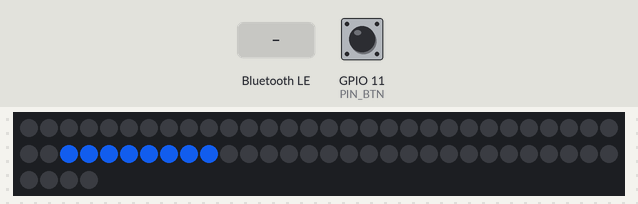
Recording of a sketch running on a simulated ESP32-S3. On the bench: 64 RGB LEDs in strip order, left to right, continuing on the next row. The inputs (shaded band) are chosen by the test bench; at power-on: GPIO 11 (PIN_BTN) HIGH. Dim RGB values are drawn brighter than linear; WiFi joins after 1.5 s; servers stay silent unless stated; random numbers use the default seed unless the sketch sets one; nothing arrives over Bluetooth unless stated; a phone connects over Bluetooth LE 3 s after start; what the sketch prints to the serial monitor is not drawn.

Above: at 1.2 s.
1.3 s: Bluetooth LE write "1" received
At 1.74 s:
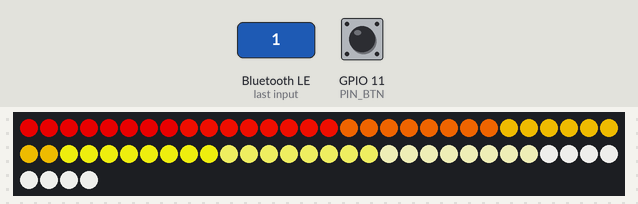
3.9 s: GPIO 11 (PIN_BTN) pulled LOW for 1 s
At 4.15 s:
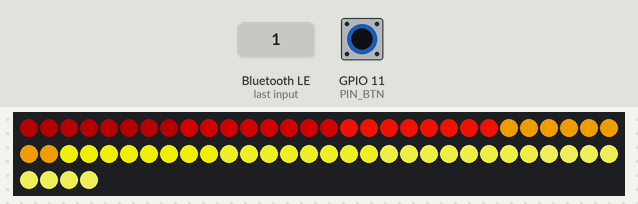
At 6.98 s:
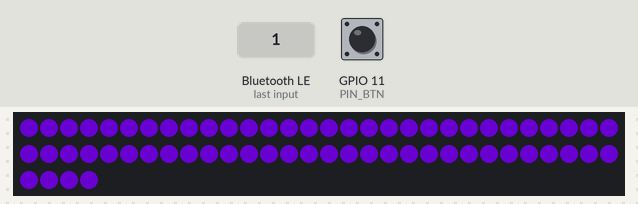
Timing chart, 0 to 8.5 s (numbered marks = the images above; inputs shaded):
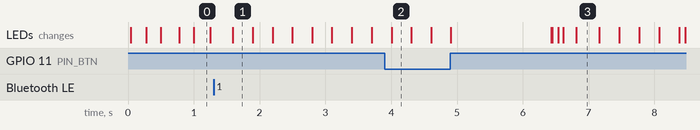

The sketch:

SprintBeaconLidarOnlyFInalWorkingVersion1.0.ino
```cpp
/*
  Lidar_Beacon – ESP32-S3 Zero (single-beacon sprint timer)
  - OTA hostname: "Lidar_Beacon"
  - BLE: same UUIDs; write {"arm":1} to start randomized (2–5s) countdown
  - TF-Luna finish on UART2 (RX=13, TX=12), XT-S1 status on UART1 (RX=44, TX=43)
  - WS2812 8x8 on GPIO10 (use 74AHCT125 level shifter + 330Ω + 1000µF)
  - Button on GPIO11: short<1s=reset, long>=2s=enter OTA
*/

#define FASTLED_RMT_MAX_CHANNELS 1   // keep RMT free/stable on ESP32-S3
#define FASTLED_ESP32_FLASH_LOCK 1   // safety with flash/OTA

#include <WiFi.h>
#include <ArduinoOTA.h>
#include <NimBLEDevice.h>
#include <FastLED.h>
#include "secrets.h"  // WIFI_SSID, WIFI_PASS

// ===== Pins =====
static const int PIN_BTN  = 11;
static const int PIN_LEDS = 10;
static const int NUM_LEDS = 64;

HardwareSerial LUNA(2);   // TF-Luna (finish)
HardwareSerial XT(1);     // XT-S1   (status)
static const int LUNA_RX = 13;
static const int LUNA_TX = 12;
static const int XT_RX   = 44;
static const int XT_TX   = 43;
static const int LIDAR_BAUD = 115200;
// Clamp the TF-Luna background to 6 ft (183 cm)
static const uint16_t BASELINE_MAX_CM = 1830;

// ===== LEDs =====
CRGB leds[NUM_LEDS];

// ===== OTA =====
static const char* OTA_HOSTNAME = "Lidar_Beacon";
static const char* OTA_PASSWORD = "U";
static bool gOTA     = false;  // true once ArduinoOTA.begin() has been called
static bool bootOTA  = false;  // set true if button is held low during the 250ms boot window

// ===== BLE UUIDs (compat) =====
#define UUID_SERVICE        "b8c7f3f4-4b9f-4a5b-9c39-36c6b4c7e0a1"
#define UUID_CHAR_STATUS    "b8c7f3f4-4b9f-4a5b-9c39-36c6b4c7e0b2"
#define UUID_CHAR_CONTROL   "b8c7f3f4-4b9f-4a5b-9c39-36c6b4c7e0c3"
#define UUID_CHAR_RANGE     "b8c7f3f4-4b9f-4a5b-9c39-36c6b4c7e0d4"
#define UUID_CHAR_SPRINT    "b8c7f3f4-4b9f-4a5b-9c39-36c6b4c7e0f6"

static NimBLEServer*         bleServer   = nullptr;
static NimBLEService*        bleService  = nullptr;
static NimBLECharacteristic* chStatus    = nullptr;
static NimBLECharacteristic* chControl   = nullptr;
static NimBLECharacteristic* chRange     = nullptr;
static NimBLECharacteristic* chSprint    = nullptr;
static NimBLEAdvertising*    bleAdv      = nullptr;
static volatile bool         bleClientConnected = false;

// ===== State =====
enum class Phase : uint8_t { STANDBY, ARMED, COUNTDOWN, RUNNING, FINISHED };
static Phase   phase = Phase::STANDBY;
static uint32_t tPhaseStart = 0;
static uint32_t runStartMs  = 0;
static uint32_t sprintMs    = 0;
static uint32_t countdownTargetMs = 0;
static const uint32_t COUNTDOWN_MIN_MS = 2000;
static const uint32_t COUNTDOWN_MAX_MS = 5000;
static uint16_t finishTripMm = 1400;  // TF-Luna trip threshold

static uint32_t btnPressAt = 0;
static int32_t  luna_mm = -1;
static int32_t  xt_cm   = -1;
static volatile bool armRequested = false;

// ---- Finish detection (2 ft ~ 610 mm) with debounce & hysteresis ----
static const uint16_t FINISH_NEAR_MM = 61;  // <= this is a "pass by"
static const uint16_t FINISH_FAR_MM  = 80;  // must be above this before we allow a new "near"

static const uint8_t  BELOW_CONSEC_REQUIRED = 2;  // consecutive frames below NEAR to trigger
static const uint8_t  ABOVE_CONSEC_REQUIRED = 2;  // consecutive frames above FAR to re-arm

// Thresholds in CENTIMETERS
static const uint16_t MIN_ABS_CM   = 1;   // = 10 mm minimum absolute change
static const uint16_t MIN_DROP_CM  = 10;  // ≈ half a human body width (~46 cm / 18")
static uint16_t baseline_cm = 0;

static uint8_t belowConsec = 0;
static uint8_t aboveConsec = ABOVE_CONSEC_REQUIRED;  // start "armed"
static bool    nearArmed   = true;   // we only trigger when we're re-armed
static uint32_t runIgnoreUntilMs = 0; // small grace window after RUNNING starts


// ---- Modbus helpers for XT-S1 on UART1 (kept light and paused during timing) ----
static const uint8_t  MB_DEV_ID     = 0x01;
static const uint32_t MB_POLL_MS    = 250;   // light background load
static const uint32_t MB_RX_TIMEOUT = 12;    // fast-fail

static uint16_t mb_crc16(const uint8_t* d, size_t n){
  uint16_t c=0xFFFF;
  for(size_t i=0;i<n;i++){
    c ^= d[i];
    for(int b=0;b<8;b++) c = (c & 1) ? (c >> 1) ^ 0xA001 : (c >> 1);
  }
  return c;
}
static bool mb_txrx(const uint8_t* req, size_t rlen, uint8_t* rx, size_t& xlen, uint32_t to){
  while (XT.available()) XT.read();
  XT.write(req, rlen); XT.flush();
  uint32_t t0 = millis(); size_t i = 0;
  while ((millis() - t0) < to){
    while (XT.available()){
      if (i < xlen) rx[i++] = (uint8_t)XT.read();
    }
  }
  xlen = i;
  return i >= 5;
}
static bool mb_read_regs(uint8_t dev,uint8_t func,uint16_t reg,uint16_t cnt,uint8_t* data,uint8_t& nbytes){
  uint8_t req[8]={dev,func,(uint8_t)(reg>>8),(uint8_t)reg,(uint8_t)(cnt>>8),(uint8_t)cnt,0,0};
  uint16_t crc=mb_crc16(req,6); req[6]=crc&0xFF; req[7]=crc>>8;
  uint8_t rx[64]; size_t x=sizeof(rx);
  if(!mb_txrx(req,sizeof(req),rx,x,MB_RX_TIMEOUT)) return false;
  if(x<5) return false;
  uint16_t rxcrc=rx[x-2]|(rx[x-1]<<8);
  if(mb_crc16(rx,x-2)!=rxcrc) return false;
  if(rx[0]!=dev || rx[1]==(func|0x80) || rx[1]!=func) return false;
  uint8_t bc=rx[2]; if(bc!=cnt*2) return false;
  memcpy(data,rx+3,bc); nbytes=bc; return true;
}
static bool mb_write_u16(uint8_t dev,uint16_t reg,uint16_t val){
  uint8_t req[8]={dev,0x06,(uint8_t)(reg>>8),(uint8_t)reg,(uint8_t)(val>>8),(uint8_t)val,0,0};
  uint16_t crc=mb_crc16(req,6); req[6]=crc&0xFF; req[7]=crc>>8;
  uint8_t rx[16]; size_t x=sizeof(rx);
  if(!mb_txrx(req,sizeof(req),rx,x,MB_RX_TIMEOUT)) return false;
  if(x<8) return false;
  uint16_t rxcrc=rx[x-2]|(rx[x-1]<<8);
  return (mb_crc16(rx,x-2)==rxcrc && rx[0]==dev && rx[1]==0x06);
}


// ===== Helpers =====
static inline uint16_t clampU16(int v){ return (v<0)?0: (v>65535?65535:(uint16_t)v); }

// ===== BLE callbacks =====
class SvrCB : public NimBLEServerCallbacks {
 public:
  void onConnect(NimBLEServer* s) { (void)s; bleClientConnected = true; }
  void onConnect(NimBLEServer* s, ble_gap_conn_desc* /*desc*/) { onConnect(s); }
  void onDisconnect(NimBLEServer* s) { bleClientConnected = false; if (s) s->startAdvertising(); }
};

// Robust control write with Serial logging + ACK on STATUS
class CtrlCB : public NimBLECharacteristicCallbacks {
public:
  void onWrite(NimBLECharacteristic* c) { handleWrite(c); }
  void onWrite(NimBLECharacteristic* c, NimBLEConnInfo& /*ci*/) { handleWrite(c); }
private:
  void handleWrite(NimBLECharacteristic* c) {
    if (!c) return;
    std::string v = c->getValue();
    Serial.printf("[BLE] CONTROL write (%u bytes): %s\n", (unsigned)v.size(), v.c_str());

    bool shouldArm = !v.empty();
    if (shouldArm && v.find("\"arm\"") != std::string::npos) {
      if (v.find(":1") == std::string::npos && v.find("true") == std::string::npos) {
        shouldArm = false;
      }
    }
    if (shouldArm) {
      armRequested = true;
      if (chStatus) {
        char js[160];
        const uint32_t now = millis();
        snprintf(js, sizeof(js), "{\"ack\":\"arm\",\"t_ms\":%lu,\"phase\":%u}",
                 (unsigned long)now, (unsigned)phase);
        chStatus->setValue((uint8_t*)js, strlen(js));
        if (bleClientConnected) chStatus->notify();
      }
    }
  }
};

// ===== OTA helpers =====
static void startOTAOnce() {
  if (gOTA) return;
  ArduinoOTA.setHostname(OTA_HOSTNAME);
  ArduinoOTA.setPassword(OTA_PASSWORD);
  ArduinoOTA.begin();
  gOTA = true;
}

static void startWiFiForOTA() {
  WiFi.mode(WIFI_STA);
  WiFi.persistent(false);
  WiFi.setSleep(false);
  WiFi.begin(WIFI_SSID, WIFI_PASS);
  uint32_t t0 = millis();
  while (WiFi.status() != WL_CONNECTED && millis() - t0 < 12000) delay(100);
  if (WiFi.status() != WL_CONNECTED) {
    String ssid = String("LidarBeacon-") + String((uint32_t)ESP.getEfuseMac(), HEX).substring(6);
    WiFi.mode(WIFI_AP);
    WiFi.softAP(ssid.c_str(), "BeaconSetup");
  }
  startOTAOnce();
}

// ===== BLE start =====
static void startBLE() {
  NimBLEDevice::init("Lidar_Beacon");
  bleServer = NimBLEDevice::createServer();
  bleServer->setCallbacks(new SvrCB());

  bleService = bleServer->createService(UUID_SERVICE);

  chStatus  = bleService->createCharacteristic(UUID_CHAR_STATUS,  NIMBLE_PROPERTY::READ | NIMBLE_PROPERTY::NOTIFY);
  chControl = bleService->createCharacteristic(UUID_CHAR_CONTROL, NIMBLE_PROPERTY::WRITE | NIMBLE_PROPERTY::WRITE_NR);
  chRange   = bleService->createCharacteristic(UUID_CHAR_RANGE,   NIMBLE_PROPERTY::READ | NIMBLE_PROPERTY::NOTIFY);
  chSprint  = bleService->createCharacteristic(UUID_CHAR_SPRINT,  NIMBLE_PROPERTY::READ | NIMBLE_PROPERTY::NOTIFY);

  chControl->setCallbacks(new CtrlCB());

  chStatus->setValue("{\"boot\":true}");
  uint16_t seed=0xFFFF; chRange->setValue((uint8_t*)&seed, 2);
  uint32_t zero=0;       chSprint->setValue((uint8_t*)&zero, 4);

  bleService->start();
  bleAdv = NimBLEDevice::getAdvertising();
  bleAdv->addServiceUUID(UUID_SERVICE);
  bleAdv->start();
}

// ===== TF-Luna parser =====
bool readLunaFrame(uint16_t& mmOut) {
  while (LUNA.available() >= 9) {
    if (LUNA.peek() != 0x59) { LUNA.read(); continue; }
    LUNA.read();
    if (LUNA.peek() != 0x59) continue;
    LUNA.read();
    uint8_t buf[7];
    if (LUNA.readBytes(buf, 7) != 7) return false;
    uint16_t dist = buf[0] | (uint16_t(buf[1]) << 8);
    mmOut = dist;
    return true;
  }
  return false;
}

/* ===== XT-S1 — 1 Hz ASCII poll with critical-phase block =====
   CHANGE: We only parse XT once per second, and we do nothing during COUNTDOWN/RUNNING.
*/
static const uint32_t XT_POLL_INTERVAL_MS = 250;   // 1 Hz
// Poll XT-S1 via Modbus; updates global xt_cm (int32_t)
// Pauses during COUNTDOWN/RUNNING (your critical phases)
static void pollXT_modbus(){
  if (phase == Phase::COUNTDOWN || phase == Phase::RUNNING) return; // never during critical timing
  static uint32_t lastPoll=0;
  uint32_t now=millis();
  if (now - lastPoll < MB_POLL_MS) return;
  lastPoll = now;

  bool updated=false;
  { // try 0x0017 (raw mm)
    uint8_t d[6]; uint8_t nb=sizeof(d);
    if (mb_read_regs(MB_DEV_ID, 0x04, 0x0017, 3, d, nb)){
      uint16_t raw_mm = (d[0]<<8)|d[1];
      if (raw_mm < 0xFFF0){ xt_cm = (int32_t)((raw_mm + 5)/10); updated=true; }
    }
  }
  if (!updated){ // fallback 0x002E (cm)
    uint8_t c[2]; uint8_t nb=sizeof(c);
    if (mb_read_regs(MB_DEV_ID, 0x04, 0x002E, 1, c, nb)){
      uint16_t raw_cm = (c[0]<<8)|c[1];
      if (raw_cm < 0xFFF0) xt_cm = (int32_t)raw_cm;
    }
  }
}


// ===== LED helpers =====
inline uint16_t XY(uint8_t x, uint8_t y) { return (uint16_t)y*8u + x; }

// Standby: ONLY one rotating blue row (everything else OFF)
void ledsStandby(uint32_t now) {
  fill_solid(leds, NUM_LEDS, CRGB::Black);
  uint8_t row = (now / 250) % 8;   // step every 250ms
  const CRGB blue = CRGB(20, 100, 255);
  for (uint8_t x=0; x<8; ++x) leds[XY(x, row)] = blue;
}

void ledsFire(uint32_t /*now*/) {
  static byte heat[8];
  for (int i=0;i<8;i++) heat[i] = qsub8(heat[i], random8(0, 30));
  if (random8() < 140) heat[0] = qadd8(heat[0], random8(120,200));
  for (int k=7; k>=1; k--) heat[k] = (heat[k-1] + heat[k]) / 2;
  for (uint8_t y=0;y<8;y++) {
    CRGB c = HeatColor(heat[y]);
    for (uint8_t x=0;x<8;x++) leds[XY(x,7-y)] = c;
  }
}

void ledsGreenWaves(uint32_t now) {
  fill_solid(leds, NUM_LEDS, CRGB::Black);
  for (uint8_t y=0;y<8;y++) {
    for (uint8_t x=0;x<8;x++) {
      uint8_t v = (sin8( (x*32) + (now/3) ) + sin8( (y*48) + (now/4) )) / 2;
      leds[XY(x,y)] = CRGB(0, v, 0);
    }
  }
}

void ledsRainbow(uint32_t now) {
  for (uint8_t y=0;y<8;y++) {
    for (uint8_t x=0;x<8;x++) {
      leds[XY(x,y)] = CHSV((x*16 + y*8 + (now/10)) & 0xFF, 255, 255);
    }
  }
}

// OTA breathing pulse (purple)
static void ledsOTAPulse(uint32_t now) {
  uint8_t v = beatsin8(12, 15, 180);     // slow, soft
  CRGB purple = CRGB(v/2, 0, v);
  fill_solid(leds, NUM_LEDS, purple);
}

// ===== Phase control =====
void enterPhase(Phase p) {
  phase = p;
  tPhaseStart = millis();
}

void armWithRandomCountdown() {
  enterPhase(Phase::ARMED);
  uint32_t seed = esp_timer_get_time() ^ millis() ^ (uint32_t)ESP.getEfuseMac();
  random16_add_entropy(seed & 0xFFFF);
  uint32_t dur = random(COUNTDOWN_MIN_MS, COUNTDOWN_MAX_MS + 1);
  countdownTargetMs = millis() + dur;
}

// ===== Setup =====
void setup() {
  // Serial debug
  Serial.begin(115200);
  uint32_t tWait = millis();
  while (!Serial && millis() - tWait < 1500) { delay(10); }
  Serial.println("\n[LIDAR_BEACON] Booting...");
  Serial.printf("TF-Luna UART2 RX=%d TX=%d @%d\n", LUNA_RX, LUNA_TX, LIDAR_BAUD);
  Serial.printf("XT-S1  UART1 RX=%d TX=%d @%d\n", XT_RX, XT_TX, LIDAR_BAUD);

  // FastLED init
  FastLED.addLeds<WS2812B, PIN_LEDS, GRB>(leds, NUM_LEDS);
  FastLED.setDither(false);
  FastLED.setBrightness(200);
  FastLED.clear(true);
  FastLED.show();

  // Button
  pinMode(PIN_BTN, INPUT_PULLUP);

  // Detect OTA boot-hold (LOW ≥ 250 ms)
  bool bootOTA = false;
  uint32_t t0 = millis();
  while (millis() - t0 < 250) {
    if (digitalRead(PIN_BTN) == HIGH) { bootOTA = false; break; }
    bootOTA = true;
  }
  Serial.printf("Boot OTA hold: %s\n", bootOTA ? "YES" : "NO");

  // Serial ports for LiDARs (safe even if not connected)
  LUNA.begin(LIDAR_BAUD, SERIAL_8N1, LUNA_RX, LUNA_TX);
  XT.begin(LIDAR_BAUD,   SERIAL_8N1, XT_RX,   XT_TX);
// XT config (best-effort; matches your working sketch)
mb_write_u16(MB_DEV_ID, 0x003D, 0x0001);  // enable output
mb_write_u16(MB_DEV_ID, 0x0042, 0x000A);  // set frame rate = 10 fps  ✅ (was 0x0032 = 50 fps)
mb_write_u16(MB_DEV_ID, 0x0003, 0x0001);  // start measurement

  // BLE always up (except we ignore it while in OTA loop)
  startBLE();

  if (bootOTA) {
    // Keep LEDs OFF until OTA is actually started
    FastLED.clear(true);
    FastLED.show();
    startWiFiForOTA();  // this sets gOTA=true via ArduinoOTA.begin() inside startOTAOnce()
  }

  enterPhase(Phase::STANDBY);
}

// ===== Loop =====
void loop() {
  ArduinoOTA.handle();
  const uint32_t now = millis();

  // If in OTA, show the purple pulse and skip BLE/LiDAR/state while flashing.
  if (gOTA) {
    ledsOTAPulse(now);
    FastLED.show();
    delay(10);
    return;  // BLE/ARM ignored while in OTA (per your request)
  }

  // ----- Button short/long -----
  const bool pressed = (digitalRead(PIN_BTN) == LOW);
  static bool lastPressed = false;
  if (pressed && !lastPressed) btnPressAt = now;
  if (!pressed && lastPressed) {
    const uint32_t dur = now - btnPressAt;
    if (dur < 1000) {
      Serial.println("[BTN] Short press → restart");
      ESP.restart();
    } else {
      Serial.println("[BTN] Long press → enter OTA");
      startWiFiForOTA();   // enters OTA; loop will early-return above
    }
  }
  lastPressed = pressed;

  // ----- LiDAR reads (non-blocking, safe if nothing attached) -----
  uint16_t mm;
  if (readLunaFrame(mm)) luna_mm = (int32_t)mm;

  // *** CHANGE: XT 1 Hz polling, blocked during COUNTDOWN/RUNNING
// XT-01 via Modbus (blocked during COUNTDOWN/RUNNING)
pollXT_modbus();


  // ----- Handle BLE arm command -----
  if (armRequested) {
    armRequested = false;
    if (phase == Phase::STANDBY || phase == Phase::FINISHED) {
      Serial.println("[ARM] Received – starting randomized countdown");
      armWithRandomCountdown();
    }
  }

  // ----- Phase machine -----
  switch (phase) {
    case Phase::STANDBY:
      ledsStandby(now);
      break;

    case Phase::ARMED:
      ledsFire(now);
      if ((int32_t)(now - countdownTargetMs) >= 0)
        enterPhase(Phase::COUNTDOWN);
      break;

    case Phase::COUNTDOWN:
      ledsFire(now);
      if ((int32_t)(now - countdownTargetMs) >= 0) {
        runStartMs = now;

        // (Re)initialize finish detection
        belowConsec = 0;
        aboveConsec = ABOVE_CONSEC_REQUIRED;
        nearArmed   = true;
        runIgnoreUntilMs = now + 300;   // ignore first 300 ms after start
        baseline_cm = BASELINE_MAX_CM;  // default if no valid reading
        if (luna_mm > 0) {
          uint16_t cm = (uint16_t)luna_mm;  // mm → cm (rounded)
          baseline_cm = (cm > BASELINE_MAX_CM) ? BASELINE_MAX_CM : cm;
        }
        Serial.println("[RUN] Started");
        enterPhase(Phase::RUNNING);
      }
      break;

    case Phase::RUNNING: {
      ledsGreenWaves(now);

      // Robust finish detection on "near" crossing
      if (luna_mm > 0 && (int32_t)(now - runIgnoreUntilMs) >= 0) {
        uint16_t cur_cm   = (uint16_t)luna_mm;
        // Can't be equal to zero
         if (luna_mm > 0) {
          cur_cm = (uint16_t)luna_mm;
          if (cur_cm > BASELINE_MAX_CM) cur_cm = BASELINE_MAX_CM;
            }
  const uint16_t drop_cm  = (baseline_cm > cur_cm) ? (baseline_cm - cur_cm) : 0;


        if (cur_cm >= MIN_ABS_CM && drop_cm >= MIN_DROP_CM) {
            // FINISH!
            sprintMs = now - runStartMs;
            Serial.printf("[RUN] FINISH. sprint_ms=%lu\n", (unsigned long)sprintMs);

            if (chSprint) {
              chSprint->setValue((uint8_t*)&sprintMs, 4);
              if (bleClientConnected) chSprint->notify();
            }
            if (chStatus) {
              char js[192];
              snprintf(js, sizeof(js),
                "{\"finish\":true,\"sprint_ms\":%lu,\"phase\":%u,\"t_ms\":%lu}",
                (unsigned long)sprintMs, (unsigned)Phase::FINISHED, (unsigned long)now);
              chStatus->setValue((uint8_t*)js, strlen(js));
              if (bleClientConnected) chStatus->notify();
            }

            enterPhase(Phase::FINISHED);

        } else {
          if (belowConsec > 0) belowConsec--;
        }
      }
    } break;

    case Phase::FINISHED:
      ledsRainbow(now);
      if (now - tPhaseStart >= 5000)
        enterPhase(Phase::STANDBY);
      break;
  }

// ----- STATUS / RANGE updates -----
static uint32_t lastBle = 0;
if (now - lastBle >= 300) {
  lastBle = now;
  const bool have_start = (phase == Phase::RUNNING);
  const bool finished_now = (phase == Phase::FINISHED);

  // XT-only: lidar_cm strictly from XT-01 (ASCII already in cm)
  uint16_t ucm = 0xFFFF;
  if (xt_cm >= 0 && xt_cm < 65535) ucm = (uint16_t)xt_cm;

  char js[256];
  snprintf(js, sizeof(js),
    "{\"phase\":%u,\"have_start\":%s,\"finish\":%s,"
    "\"luna_mm\":%ld,\"xt_cm\":%ld,\"lidar_cm\":%u,"
    "\"uptime\":%lu,\"sprint_ms\":%lu}",
    (unsigned)phase,
    have_start ? "true" : "false",
    finished_now ? "true" : "false",
    (long)luna_mm, (long)xt_cm, (unsigned)ucm,
    (unsigned long)now, (unsigned long)sprintMs
  );

  if (chStatus) {
    chStatus->setValue((uint8_t*)js, strlen(js));
    if (bleClientConnected) chStatus->notify();
  }

  if (chRange) {
    chRange->setValue((uint8_t*)&ucm, 2);
    if (bleClientConnected) chRange->notify();
  }
}


  // ----- DEBUG ticker: print LiDARs & state every 200ms -----
  static uint32_t lastDbg = 0;
  if (now - lastDbg >= 200) {
    lastDbg = now;
    Serial.printf("[DBG] t=%lu phase=%u  luna_mm=%ld  xt_cm=%ld  below=%u  above=%u  armed=%d\n",
                  (unsigned long)now, (unsigned)phase,
                  (long)luna_mm, (long)xt_cm,
                  (unsigned)belowConsec, (unsigned)aboveConsec, (int)nearArmed);
  }

  FastLED.show();
  delay(0);
}
```

Source omitted: secrets.h (358 bytes)
